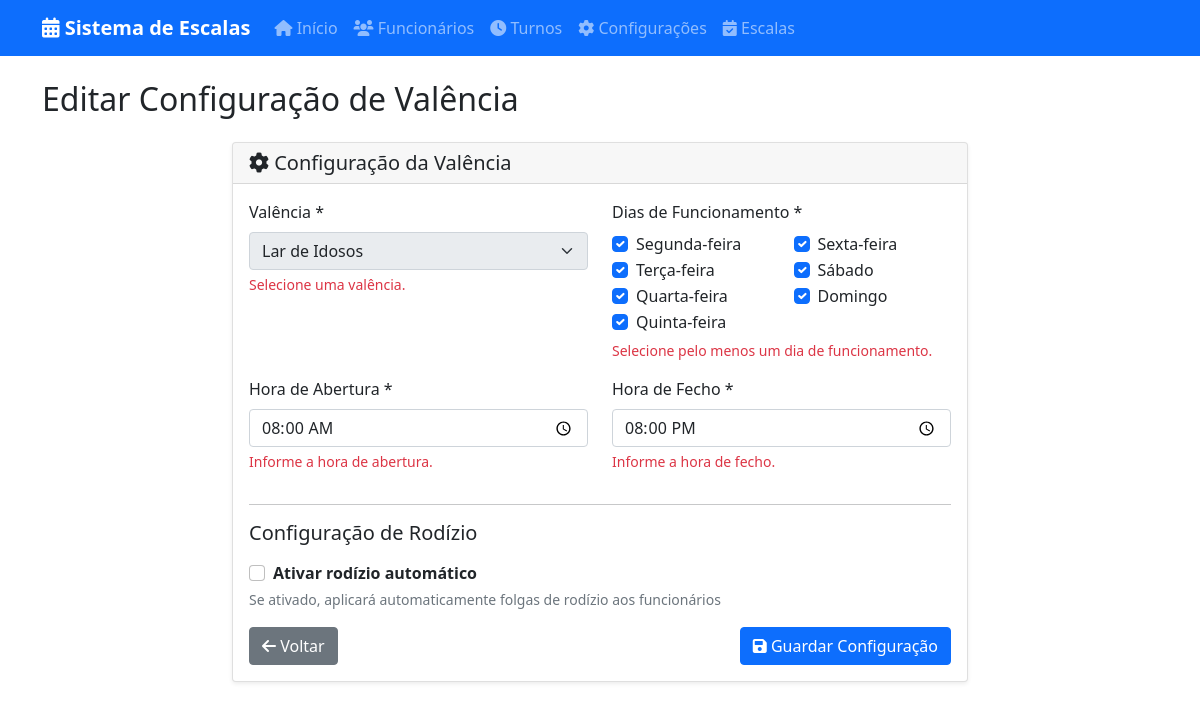
The app's page /configuracoes/editar/1 with its own data.
### models.py (models this page shows)
class Configuracao(db.Model):
    id = db.Column(db.Integer, primary_key=True)
    valencia = db.Column(db.String(50), nullable=False)
    hora_abertura = db.Column(db.Time, nullable=False)
    hora_fecho = db.Column(db.Time, nullable=False)
    dias_funcionamento = db.Column(db.String(100), nullable=False)  # JSON string
    ativar_rodizio = db.Column(db.Boolean, default=False)
    data_inicio_rodizio = db.Column(db.Date)          # Data de início do padrão
    padrao_rodizio = db.Column(db.String(200))        # JSON string com o padrão personalizado

### app.py (the view, shortened to what this page needs)
@app.route('/configuracoes/editar/<int:id>', methods=['GET', 'POST'])
@handle_database_error
def editar_configuracao(id):
    config = Configuracao.query.get_or_404(id)
    dias_funcionamento = json.loads(config.dias_funcionamento) if config.dias_funcionamento else []
    padrao_rodizio = []
    if config.padrao_rodizio:
        try:
            padrao_rodizio = json.loads(config.padrao_rodizio)
        except:
            padrao_rodizio = []
    return render_template('adicionar_configuracao.html', editar=True, config=config, dias_funcionamento=dias_funcionamento, padrao_rodizio=padrao_rodizio)

### app.py (called while the page is built)
def handle_database_error(func):
    @wraps(func)
    def wrapper(*args, **kwargs):
        try:
            return func(*args, **kwargs)
        except Exception as e:
            logger.error(f"Erro de banco de dados em {func.__name__}: {str(e)}")
            flash_error("Ocorreu um erro ao processar sua solicitação. Tente novamente.")
            return redirect(url_for('index'))
    return wrapper

### templates/adicionar_configuracao.html (shortened to what this page needs)
{% extends "base.html" %}
{% block page_title %}{% if editar %}Editar{% else %}Adicionar{% endif %} Configuração de Valência{% endblock %}
{% block content %}
<div class="row justify-content-center">
    <div class="col-md-8">
        <div class="card">
            <div class="card-header">
                <h5 class="card-title mb-0">
                    <i class="fas fa-cog"></i> Configuração da Valência
                </h5>
            </div>
            <div class="card-body">
                <form method="POST" novalidate>
                    <div class="row">
                        <div class="col-md-6 mb-3">
                            <label for="valencia" class="form-label">Valência *</label>
                            <select class="form-select" id="valencia" name="valencia" required {% if editar %}readonly disabled{% endif %}>
                                <option value="Lar de Idosos" {% if editar and config.valencia == 'Lar de Idosos' %}selected{% endif %}>Lar de Idosos</option>
                            </select>
                            <div class="invalid-feedback">Selecione uma valência.</div>
                        </div>
                        <div class="col-md-6 mb-3">
                            <label class="form-label">Dias de Funcionamento *</label>
                            <div class="row">
                                <div class="col-md-6">
                                    <div class="form-check">
                                        <input class="form-check-input" type="checkbox" name="dias_funcionamento" value="monday" id="monday" {% if editar and 'monday' in dias_funcionamento %}checked{% endif %} required>
                                        <label class="form-check-label" for="monday">Segunda-feira</label>
                                    </div>
                                    <div class="form-check">
                                        <input class="form-check-input" type="checkbox" name="dias_funcionamento" value="tuesday" id="tuesday" {% if editar and 'tuesday' in dias_funcionamento %}checked{% endif %}>
                                        <label class="form-check-label" for="tuesday">Terça-feira</label>
                                    </div>
                                    <div class="form-check">
                                        <input class="form-check-input" type="checkbox" name="dias_funcionamento" value="wednesday" id="wednesday" {% if editar and 'wednesday' in dias_funcionamento %}checked{% endif %}>
                                        <label class="form-check-label" for="wednesday">Quarta-feira</label>
                                    </div>
                                    <div class="form-check">
                                        <input class="form-check-input" type="checkbox" name="dias_funcionamento" value="thursday" id="thursday" {% if editar and 'thursday' in dias_funcionamento %}checked{% endif %}>
                                        <label class="form-check-label" for="thursday">Quinta-feira</label>
                                    </div>
                                </div>
                                <div class="col-md-6">
                                    <div class="form-check">
                                        <input class="form-check-input" type="checkbox" name="dias_funcionamento" value="friday" id="friday" {% if editar and 'friday' in dias_funcionamento %}checked{% endif %}>
                                        <label class="form-check-label" for="friday">Sexta-feira</label>
                                    </div>
                                    <div class="form-check">
                                        <input class="form-check-input" type="checkbox" name="dias_funcionamento" value="saturday" id="saturday" {% if editar and 'saturday' in dias_funcionamento %}checked{% endif %}>
                                        <label class="form-check-label" for="saturday">Sábado</label>
                                    </div>
                                    <div class="form-check">
                                        <input class="form-check-input" type="checkbox" name="dias_funcionamento" value="sunday" id="sunday" {% if editar and 'sunday' in dias_funcionamento %}checked{% endif %}>
                                        <label class="form-check-label" for="sunday">Domingo</label>
                                    </div>
                                </div>
                            </div>
                            <div class="invalid-feedback">Selecione pelo menos um dia de funcionamento.</div>
                        </div>
                    </div>
                    <div class="row">
                        <div class="col-md-6 mb-3">
                            <label for="hora_abertura" class="form-label">Hora de Abertura *</label>
                            <input type="time" class="form-control" id="hora_abertura" name="hora_abertura" required min="06:00" max="23:59" value="{% if editar %}{{ config.hora_abertura.strftime('%H:%M') }}{% endif %}">
                            <div class="invalid-feedback">Informe a hora de abertura.</div>
                        </div>
                        <div class="col-md-6 mb-3">
                            <label for="hora_fecho" class="form-label">Hora de Fecho *</label>
                            <input type="time" class="form-control" id="hora_fecho" name="hora_fecho" required min="06:00" max="23:59" value="{% if editar %}{{ config.hora_fecho.strftime('%H:%M') }}{% endif %}">
                            <div class="invalid-feedback">Informe a hora de fecho.</div>
                        </div>
                    </div>
                    <hr>
                    <h5 class="mb-3">Configuração de Rodízio</h5>
                    <div class="row">
                        <div class="col-md-12 mb-3">
                            <div class="form-check">
                                <input class="form-check-input" type="checkbox" name="ativar_rodizio" id="ativar_rodizio" {% if editar and config.ativar_rodizio %}checked{% endif %}>
                                <label class="form-check-label" for="ativar_rodizio">
                                    <strong>Ativar rodízio automático</strong>
                                </label>
                            </div>
                            <small class="text-muted">Se ativado, aplicará automaticamente folgas de rodízio aos funcionários</small>
                        </div>
                    </div>
                    <div class="d-flex justify-content-between">
                        <a href="{{ url_for('configuracoes') }}" class="btn btn-secondary">
                            <i class="fas fa-arrow-left"></i> Voltar
                        </a>
                        <button type="submit" class="btn btn-primary">
                            <i class="fas fa-save"></i> Guardar Configuração
                        </button>
                    </div>
                </form>
            </div>
        </div>
    </div>
</div>
{% endblock %}

### templates/base.html (style rules this page uses)
.card { box-shadow: 0 0.125rem 0.25rem rgba(0, 0, 0, 0.075); }
.invalid-feedback { display: block; width: 100%; margin-top: 0.25rem; font-size: 0.875em; color: #dc3545; }

### records on screen
Configuracao: valencia "Lar de Idosos", hora_abertura "08:00", hora_fecho "20:00"
